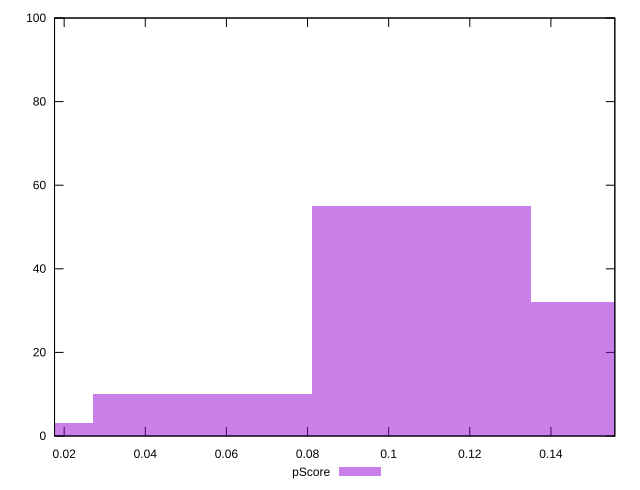

The script that saved this image:
reset

$pScore <<EOF
0.10803316133661274 55
0.05401658066830637 10
0 3
0.16204974200491912 32
EOF

set key outside below
set boxwidth 0.05401658066830637
set xrange [0.01762691486570439:0.15575717398606526]
set yrange [0:100]
set trange [0:100]
set style fill transparent solid 0.5 noborder
set terminal svg size 640, 490 enhanced background rgb 'white'
set output "report_00009_2021-02-08T22-37-41.559Z/max-potential-fid/samples/pages+cached/pScore/histogram.svg"

plot $pScore title "pScore" with boxes

reset
